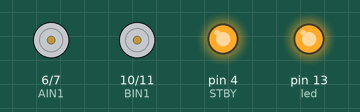
Bench run of a sketch on a simulated Arduino Uno, built with avr-gcc and run on an emulated ATmega328P. Shown: motor-driver pin pairs drawn as motors (green arrow = first pin HIGH = forward, orange = second pin HIGH = backward, longer = more drive, scaled by the enable pin, stopped while the standby pin is LOW), output pins drawn as LEDs (lit = HIGH). What the sketch prints to the serial monitor is not drawn.

Above: at 0.1 s.
Timing chart, 0 to 1.6 s (numbered marks = the images above):
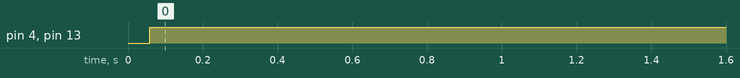

Measured:
- by itself, pin 4 (STBY), pin 13 (led): LOW → HIGH at 0.06 s

The sketch:

L298N_TankWithJoy_BT.ino
```cpp
//======================== Init ========================
//--------------- General ---------------
#include<SoftwareSerial.h>
const int led = 13;

//--------------- Motors ---------------
//Motor A (Left)
const int PWMA = 3; //Speed control
const int AIN1 = 6; //Direction
const int AIN2 = 7; //Direction

//Motor B (Right)
const int PWMB = 5; //Speed control
const int BIN1 = 10; //Direction
const int BIN2 = 11; //Direction

const int STBY = 4; //standby

//--------------- Motor Move Func ---------------
boolean dir1;
boolean dir2;
const int L_minThr = -10;
const int L_maxThr = 10;
const int R_minThr = -10;
const int R_maxThr = 10;

//--------------- Joystick ---------------
const int joyHpin = 0;
const int joyVpin = 1;
//const int JoySpin = 3;
int joyH = 512, joyV = 512;
long Xinv, X, Y;
int V, W; // V = R+L; W = R-L;
int velL, velR;

//--------------- BT ---------------
const int BT_rx = 8;
const int BT_tx = 9;
char BT_data = 0;
SoftwareSerial BTserial(BT_rx, BT_tx);

//--------------- BT Parse ---------------
const byte numChars = 32;
char receivedChars[numChars];
char tempChars[numChars];        // temporary array for use when parsing

// variables to hold the parsed data
char BT_Msg[numChars] = {0};
int BT_joyH = 512;
int BT_joyV = 512;

boolean newData = false;
boolean BT_echo = false;                   //******** PARAMETER ******** echo BT to Serial console (disables parsing)
                                          //use baud 115200 in Serial Console
boolean BT_enabled = true;                //******** PARAMETER ******** BT or Joystick flag
unsigned long previousMillis = 0;         // will store last time BT data was updated
unsigned long currentMillis = 0;
const long BT_timeout = 2000;             // BT timeout (milliseconds). Zero H,V values after timeout.

//======================== Setup ========================

void setup() {
  //--------------- H-Bridge ---------------
  pinMode(STBY, OUTPUT);

  pinMode(PWMA, OUTPUT);
  pinMode(AIN1, OUTPUT);
  pinMode(AIN2, OUTPUT);

  pinMode(PWMB, OUTPUT);
  pinMode(BIN1, OUTPUT);
  pinMode(BIN2, OUTPUT);

  //--------------- LED ---------------
  pinMode(led, OUTPUT);
  //digitalWrite(led, LOW);

  //--------------- Joystick ---------------
  pinMode(joyHpin, INPUT);
  pinMode(joyVpin, INPUT);
  //pinMode(joySpin, INPUT);

  //--------------- Serial: PC <-> Arduino ---------------
  Serial.begin(115200);
  while (!Serial) {
    ; // wait for serial port to connect. Needed for native USB port only
  }
  Serial.println("Arduino -> PC :)");

  //--------------- Serial: Arduino <-> BT ---------------
  BTserial.begin(9600);
  BTserial.println("Arduino -> BT :)");
  BTserial.println("Expecting: <[Msg], [Hor], [Ver]>");
  BTserial.println();
}


//======================== Loop ========================

void loop() {
  if(BT_echo){ // echo BT msgs for debug purposes
    BT_to_PC();
    PC_to_BT();
  }
  else{
    if(BT_enabled){
      BT_to_HV();   // read HV from BT
    } else {
      read_JoyHV(); // read HV from joystick
    }               //joyH, joyV

    //print_HV();
    print_MHV();

    HV_to_LR();     //velL, velR

    print_LR();

    LR_to_Motors(velL, velR);
  }
}


//======================== Functions ========================

//--------------- Joystick -> HV ---------------
void read_JoyHV(){
  joyH = analogRead(joyHpin);
  joyV = analogRead(joyVpin);
}


//--------------- HV -> LR ---------------
// HV: (0-1023) => LR: (-255,255)
void HV_to_LR(){
  //Xinv: (0-1023) -> (-255,...,0,1,..,256)
  //   X: (0-1023) -> (-256,..,-1,0,..,255)
  //   Y: (0-1023) -> (-255,...,0,1,..,256)
  Xinv = joyH/2-255;
  X = -Xinv;
  Y = joyV/2-255;

  //X: (-256,..,-1,0,..,255) -> (-255,..,0,0,..255)
  //Y: (-255,...,0,1,..,256) -> (-255,..,0,0,..255)
  X = (X < 0) ? (X + 1) : X;
  Y = (Y > 0) ? (Y - 1) : Y;

  V = (255-abs(X))*Y/255 + Y;
  W = (255-abs(Y))*X/255 + X;

  //vel: (-255,..,0,0,..255)
  velL = (V-W)/2;
  velR = (V+W)/2;
}

//--------------- LR -> Motors ---------------
// (-255,-255) <= (velL,velR) <= (255,255)
void LR_to_Motors(int velL, int velR){
  //if ((L_minThr <= velL) && (velL <= L_maxThr) && (R_minThr <= velR) && (velR <= R_maxThr)){  // Joystick center => Motors standby
  //  digitalWrite(led, LOW);
  //  motorsStop();
  //} else {                                                                                    // Joystick move => Motors move
    digitalWrite(led, HIGH);
    motorMove(1, velL>=0 ? velL : -velL, velL>0 ? 0 : 1);
    motorMove(0, velR>=0 ? velR : -velR, velR>0 ? 0 : 1);
  //}
}

//--------------- Print HV ---------------
void print_HV(){
  Serial.print("joyH: ");
  Serial.println(joyH);
  Serial.print("joyV: ");
  Serial.println(joyV);
  Serial.println();
}

//--------------- Print LR ---------------
void print_LR(){
  Serial.print("velL: ");
  Serial.println(velL);
  Serial.print("velR: ");
  Serial.println(velR);
  Serial.println();
}

//--------------- Move Motors ---------------
void motorsStop(){
//enable standby
  digitalWrite(STBY, LOW);
}

void motorMove(int motor, int speed, int direction){
//Move specific motor at speed and direction
//motor: 0 for A 1 for B
//speed: 0 is off, and 255 is full speed
//direction: 0 clockwise, 1 counter-clockwise

  digitalWrite(STBY, HIGH); //disable standby

  dir1 = LOW;
  dir2 = HIGH;

  if(direction == 1){
    dir1 = HIGH;
    dir2 = LOW;
  }

  if(motor == 0){
    digitalWrite(AIN1, dir1);
    digitalWrite(AIN2, dir2);
    analogWrite(PWMA, speed);
  }else{
    digitalWrite(BIN1, dir1);
    digitalWrite(BIN2, dir2);
    analogWrite(PWMB, speed);
  }
}

//--------------- Motors Debug ---------------
// Simple debug functions
void moveForward(){
  LR_to_Motors(255,255);
}

void moveBackward(){
  LR_to_Motors(-255,-255);
}

void moveLeft(){
  LR_to_Motors(0,255);
}

void moveRight(){
  LR_to_Motors(255,0);
}

void fullRight(){
  LR_to_Motors(-255,255);
}


//======================== BT Functions ========================

//--------------- BT -> HV ---------------
void BT_to_HV(){
  recvWithStartEndMarkers();
  currentMillis = millis();
  if (newData == true) {
    previousMillis = currentMillis;
    strcpy(tempChars, receivedChars);
            // this temporary copy is necessary to protect the original data
            //   because strtok() used in parseData() replaces the commas with \0
    parseData_to_MHV();
    //print_MHV();
    joyH = constrain(BT_joyH, 0, 1023);
    joyV = constrain(BT_joyV, 0, 1023);
    newData = false;
  }
  if (currentMillis - previousMillis >= BT_timeout){  // no data recieved for at least BT_timeout ms. Center VH.
    joyH = 512;
    joyV = 512;
  }
}

void recvWithStartEndMarkers() {
    static boolean recvInProgress = false;
    static byte ndx = 0;
    char startMarker = '*';
    char endMarker = '#';
    char rc;

    while (BTserial.available() > 0 && newData == false) {
        rc = BTserial.read();

        if (recvInProgress == true) {
            if (rc != endMarker) {
                receivedChars[ndx] = rc;
                ndx++;
                if (ndx >= numChars) {
                    ndx = numChars - 1;
                }
            }
            else {
                receivedChars[ndx] = '\0'; // terminate the string
                recvInProgress = false;
                ndx = 0;
                newData = true;
            }
        }

        else if (rc == startMarker) {
            recvInProgress = true;
        }
    }
}


void parseData_to_MHV() {      // split the data into its parts

    char * strtokIndx; // this is used by strtok() as an index

    strtokIndx = strtok(tempChars,",");   // get the first part - the string
    strcpy(BT_Msg, strtokIndx);    // copy it to BT_Msg

    strtokIndx = strtok(NULL, ",");       // this continues where the previous call left off
    BT_joyH = atoi(strtokIndx);  // convert joystick horizontal to integer

    strtokIndx = strtok(NULL, ",");
    BT_joyV = atoi(strtokIndx);  // convert joystick vertical to integer

}


void print_MHV() {
    Serial.print("Msg: ");
    Serial.println(BT_Msg);
    Serial.print("joyH: ");
    Serial.println(BT_joyH);
    Serial.print("joyV: ");
    Serial.println(BT_joyV);
}

//--------------- Serial echo PC <-> BT ---------------

void PC_to_BT(){
  // PC -> BT
  while (Serial.available() > 0) {
    delay(1);
    if (Serial.available() > 0)
    {
      Serial.println(Serial.available());
      BT_data = Serial.read();
      Serial.write(BT_data);
      BTserial.write(BT_data);
    }
  }
}

void BT_to_PC(){
  while (BTserial.available() > 0) {
    BT_data = BTserial.read();
    Serial.write(BT_data);
    // send this POS further
  }
}
```
